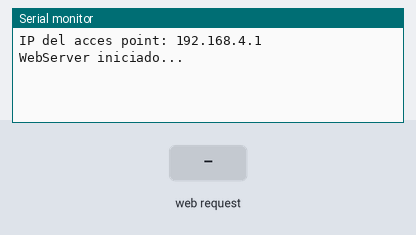
The sketch below on a simulated ESP8266 (NodeMCU). Shown: the last lines printed to the serial monitor. The test bench sets the inputs (shaded band). WiFi joins after 1.5 s; servers stay silent unless stated; a WiFi scan finds three made-up networks; EEPROM starts erased.

Above: at 1.2 s.
1.3 s: HTTP request GET /escanear received
At 4.1 s:
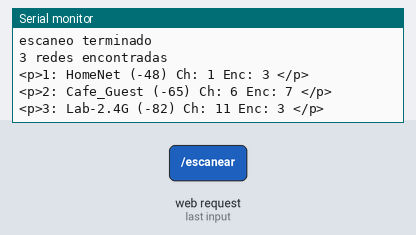
4.3 s: HTTP request GET /guardar_conf?ssid=1 received
At 5.3 s:
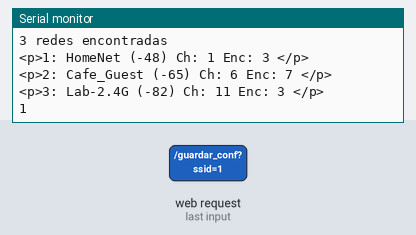

Measured:
- after the input at 1.3 s, the serial monitor: prints a new line after 2.0 s (image 1)
- after the input at 4.3 s, the serial monitor: prints a new line at once (image 2)

The sketch:

Prueba_PassWord_Esp8266.ino
```cpp
#include <ESP8266WiFi.h>
#include <ESP8266WebServer.h>
#include <EEPROM.h>

//-------------------VARIABLES GLOBALES--------------------------
int contconexion = 0;
unsigned long previousMillis = 0;

char ssid[50];
char pass[50];

const char *ssidConf = "Sistema Adin 2G";
const char *passConf = "Leal083096";

String mensaje = "";

//-----------CODIGO HTML PAGINA DE CONFIGURACION---------------
String pagina = "<!DOCTYPE html>"
                "<html>"
                "<head>"
                "<title>Tutorial Eeprom</title>"
                "<meta charset='UTF-8'>"
                "</head>"
                "<body>"
                "</form>"
                "<form action='guardar_conf' method='get'>"
                "SSID:<br><br>"
                "<input class='input1' name='ssid' type='text'><br>"
                "PASSWORD:<br><br>"
                "<input class='input1' name='pass' type='password'><br><br>"
                "<input class='boton' type='submit' value='GUARDAR'/><br><br>"
                "</form>"
                "<a href='escanear'><button class='boton'>ESCANEAR</button></a><br><br>";

String paginafin = "</body>"
                   "</html>";

//------------------------SETUP WIFI-----------------------------
void setup_wifi() {
  // Conexión WIFI
  WiFi.mode(WIFI_STA);  //para que no inicie el SoftAP en el modo normal
  WiFi.begin(ssid, pass);
  while (WiFi.status() != WL_CONNECTED and contconexion < 50) {  //Cuenta hasta 50 si no se puede conectar lo cancela
    ++contconexion;
    delay(250);
    Serial.print(".");
    digitalWrite(13, HIGH);
    delay(250);
    digitalWrite(13, LOW);
  }
  if (contconexion < 50) {
    Serial.println("");
    Serial.println("WiFi conectado");
    Serial.println(WiFi.localIP());
    digitalWrite(13, HIGH);
  } else {
    Serial.println("");
    Serial.println("Error de conexion");
    digitalWrite(13, LOW);
  }
}

//--------------------------------------------------------------
WiFiClient espClient;
ESP8266WebServer server(80);
//--------------------------------------------------------------

//-------------------PAGINA DE CONFIGURACION--------------------
void paginaconf() {
  server.send(200, "text/html", pagina + mensaje + paginafin);
}

//--------------------MODO_CONFIGURACION------------------------
void modoconf() {

  delay(100);
  digitalWrite(13, HIGH);
  delay(100);
  digitalWrite(13, LOW);
  delay(100);
  digitalWrite(13, HIGH);
  delay(100);
  digitalWrite(13, LOW);

  WiFi.softAP(ssidConf, passConf);
  IPAddress myIP = WiFi.softAPIP();
  Serial.print("IP del acces point: ");
  Serial.println(myIP);
  Serial.println("WebServer iniciado...");

  server.on("/", paginaconf);  //esta es la pagina de configuracion

  server.on("/guardar_conf", guardar_conf);  //Graba en la eeprom la configuracion

  server.on("/escanear", escanear);  //Escanean las redes wifi disponibles

  server.begin();

  while (true) {
    server.handleClient();
  }
}

//---------------------GUARDAR CONFIGURACION-------------------------
void guardar_conf() {

  Serial.println(server.arg("ssid"));  //Recibimos los valores que envia por GET el formulario web
  grabar(0, server.arg("ssid"));
  Serial.println(server.arg("pass"));
  grabar(50, server.arg("pass"));

  mensaje = "Configuracion Guardada...";
  paginaconf();
}

//----------------Función para grabar en la EEPROM-------------------
void grabar(int addr, String a) {
  int tamano = a.length();
  char inchar[50];
  a.toCharArray(inchar, tamano + 1);
  for (int i = 0; i < tamano; i++) {
    EEPROM.write(addr + i, inchar[i]);
  }
  for (int i = tamano; i < 50; i++) {
    EEPROM.write(addr + i, 255);
  }
  EEPROM.commit();
}

//-----------------Función para leer la EEPROM------------------------
String leer(int addr) {
  byte lectura;
  String strlectura;
  for (int i = addr; i < addr + 50; i++) {
    lectura = EEPROM.read(i);
    if (lectura != 255) {
      strlectura += (char)lectura;
    }
  }
  return strlectura;
}

//---------------------------ESCANEAR----------------------------
void escanear() {
  int n = WiFi.scanNetworks();  //devuelve el número de redes encontradas
  Serial.println("escaneo terminado");
  if (n == 0) {  //si no encuentra ninguna red
    Serial.println("no se encontraron redes");
    mensaje = "no se encontraron redes";
  } else {
    Serial.print(n);
    Serial.println(" redes encontradas");
    mensaje = "";
    for (int i = 0; i < n; ++i) {
      // agrega al STRING "mensaje" la información de las redes encontradas
      mensaje = (mensaje) + "<p>" + String(i + 1) + ": " + WiFi.SSID(i) + " (" + WiFi.RSSI(i) + ") Ch: " + WiFi.channel(i) + " Enc: " + WiFi.encryptionType(i) + " </p>\r\n";
      //WiFi.encryptionType 5:WEP 2:WPA/PSK 4:WPA2/PSK 7:open network 8:WPA/WPA2/PSK
      delay(10);
    }
    Serial.println(mensaje);
    paginaconf();
  }
}

//------------------------SETUP-----------------------------
void setup() {

  pinMode(13, OUTPUT);  // D7

  // Inicia Serial
  Serial.begin(115200);
  Serial.println("");

  EEPROM.begin(512);

  pinMode(14, INPUT);  //D5
                       //if (digitalRead(14) == 0) {
  modoconf();
  //}

  leer(0).toCharArray(ssid, 50);
  leer(50).toCharArray(pass, 50);

  setup_wifi();
}

//--------------------------LOOP--------------------------------
void loop() {

  unsigned long currentMillis = millis();

  if (currentMillis - previousMillis >= 5000) {  //envia la temperatura cada 5 segundos
    previousMillis = currentMillis;
    Serial.println("Funcionado...");
  }
}
```
